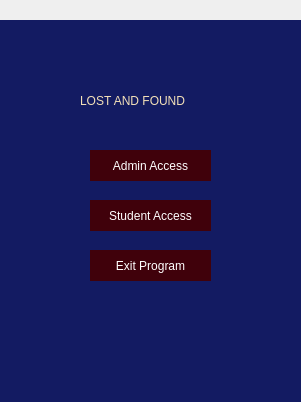
<?xml version="1.0" encoding="UTF-8"?>
<ui version="4.0">
 <class>MainWindow</class>
 <widget class="QMainWindow" name="MainWindow">
  <property name="geometry">
   <rect>
    <x>0</x>
    <y>0</y>
    <width>301</width>
    <height>402</height>
   </rect>
  </property>
  <property name="acceptDrops">
   <bool>true</bool>
  </property>
  <property name="windowTitle">
   <string>MainWindow</string>
  </property>
  <property name="autoFillBackground">
   <bool>false</bool>
  </property>
  <property name="styleSheet">
   <string notr="true"/>
  </property>
  <widget class="QWidget" name="centralwidget">
   <widget class="QPushButton" name="btnStudent">
    <property name="geometry">
     <rect>
      <x>90</x>
      <y>200</y>
      <width>121</width>
      <height>31</height>
     </rect>
    </property>
    <property name="styleSheet">
     <string notr="true">QPushButton{border:none;
color:white;
background-color:rgb(64, 1, 11); 
font:&quot;Arial&quot;; 
border-radius:20px;}
QPushButton:Hover
{color:black;
background-color:rgb(242, 201, 96);
border-radius:50px;}
QPushButton:pressed
{background-color:green;}</string>
    </property>
    <property name="text">
     <string>Student Access</string>
    </property>
   </widget>
   <widget class="QPushButton" name="btnAdmin">
    <property name="geometry">
     <rect>
      <x>90</x>
      <y>150</y>
      <width>121</width>
      <height>31</height>
     </rect>
    </property>
    <property name="autoFillBackground">
     <bool>false</bool>
    </property>
    <property name="styleSheet">
     <string notr="true">QPushButton{border:none;
color:white;
background-color:rgb(64, 1, 11); 
font:&quot;Arial&quot;; 
border-radius:20px;}
QPushButton:Hover
{color:black;
background-color:rgb(242, 201, 96);
border-radius:50px;}
QPushButton:pressed
{background-color:green;}</string>
    </property>
    <property name="text">
     <string>Admin Access</string>
    </property>
   </widget>
   <widget class="QPushButton" name="btnExitMain">
    <property name="geometry">
     <rect>
      <x>90</x>
      <y>250</y>
      <width>121</width>
      <height>31</height>
     </rect>
    </property>
    <property name="styleSheet">
     <string notr="true">QPushButton{border:none;
color:white;
background-color:rgb(64, 1, 11); 
font:&quot;Arial&quot;; 
border-radius:20px;}
QPushButton:Hover
{color:black;
background-color:rgb(242, 201, 96);
border-radius:50px;}
QPushButton:pressed
{background-color:green;}</string>
    </property>
    <property name="text">
     <string>Exit Program</string>
    </property>
   </widget>
   <widget class="QLabel" name="label">
    <property name="geometry">
     <rect>
      <x>0</x>
      <y>10</y>
      <width>301</width>
      <height>401</height>
     </rect>
    </property>
    <property name="styleSheet">
     <string notr="true"/>
    </property>
    <property name="text">
     <string/>
    </property>
   </widget>
   <widget class="QLabel" name="label_2">
    <property name="geometry">
     <rect>
      <x>0</x>
      <y>-10</y>
      <width>301</width>
      <height>481</height>
     </rect>
    </property>
    <property name="styleSheet">
     <string notr="true">image: url(:/res/Screen Shot 2023-11-10 at 19.03.27.png);</string>
    </property>
    <property name="text">
     <string/>
    </property>
   </widget>
   <widget class="QLabel" name="label_3">
    <property name="geometry">
     <rect>
      <x>0</x>
      <y>20</y>
      <width>671</width>
      <height>751</height>
     </rect>
    </property>
    <property name="minimumSize">
     <size>
      <width>671</width>
      <height>751</height>
     </size>
    </property>
    <property name="styleSheet">
     <string notr="true">background-color: ;
background-color: rgb(19, 27, 98);</string>
    </property>
    <property name="text">
     <string/>
    </property>
   </widget>
   <widget class="QLabel" name="label_4">
    <property name="geometry">
     <rect>
      <x>80</x>
      <y>80</y>
      <width>161</width>
      <height>41</height>
     </rect>
    </property>
    <property name="styleSheet">
     <string notr="true">font: 1200 italic 12pt &quot;Sitka&quot;;
color:rgb(243, 224, 184)</string>
    </property>
    <property name="text">
     <string>LOST AND FOUND</string>
    </property>
   </widget>
   <zorder>label_3</zorder>
   <zorder>label_2</zorder>
   <zorder>label</zorder>
   <zorder>btnStudent</zorder>
   <zorder>btnAdmin</zorder>
   <zorder>btnExitMain</zorder>
   <zorder>label_4</zorder>
  </widget>
 </widget>
 <resources/>
 <connections/>
</ui>
